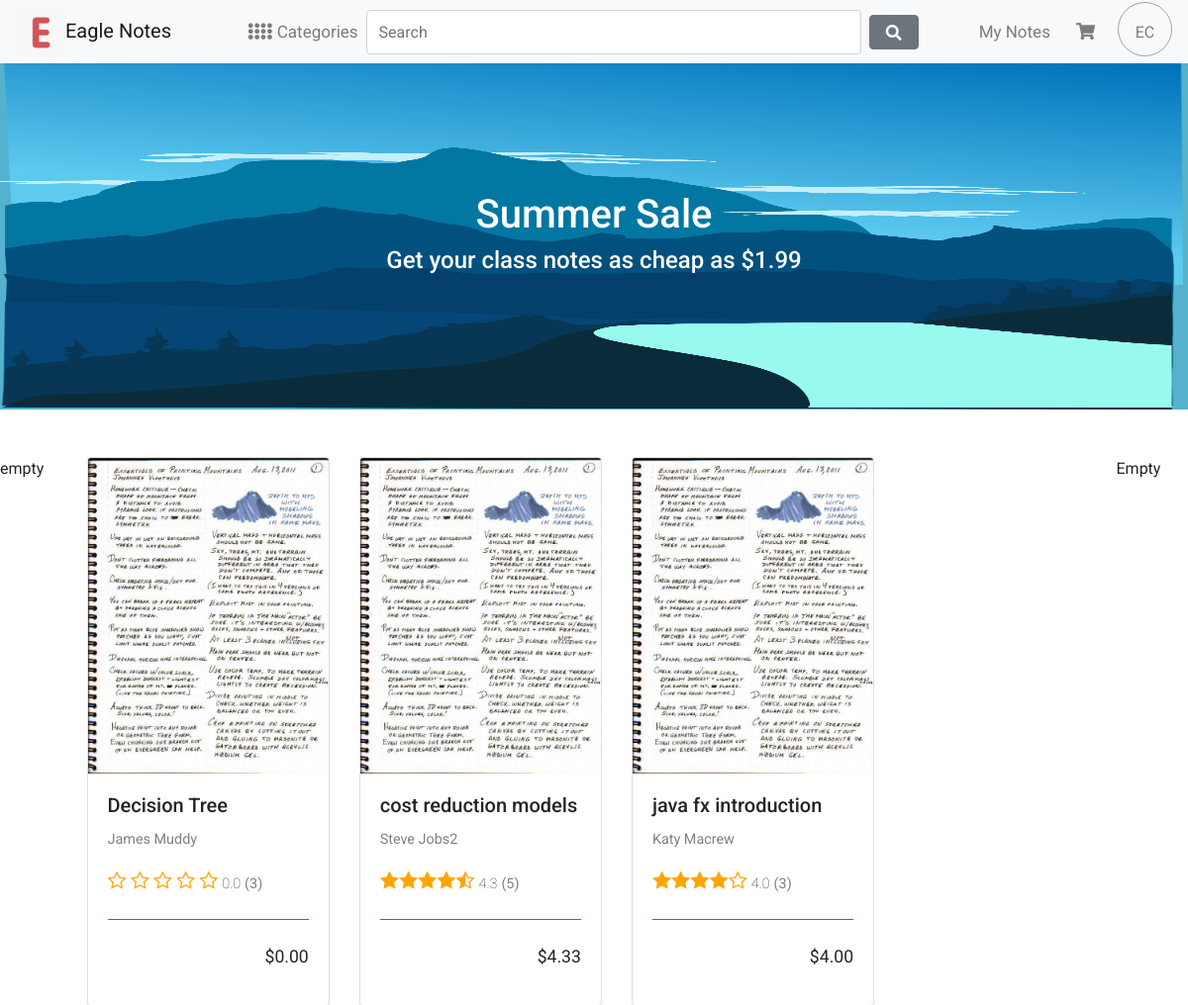
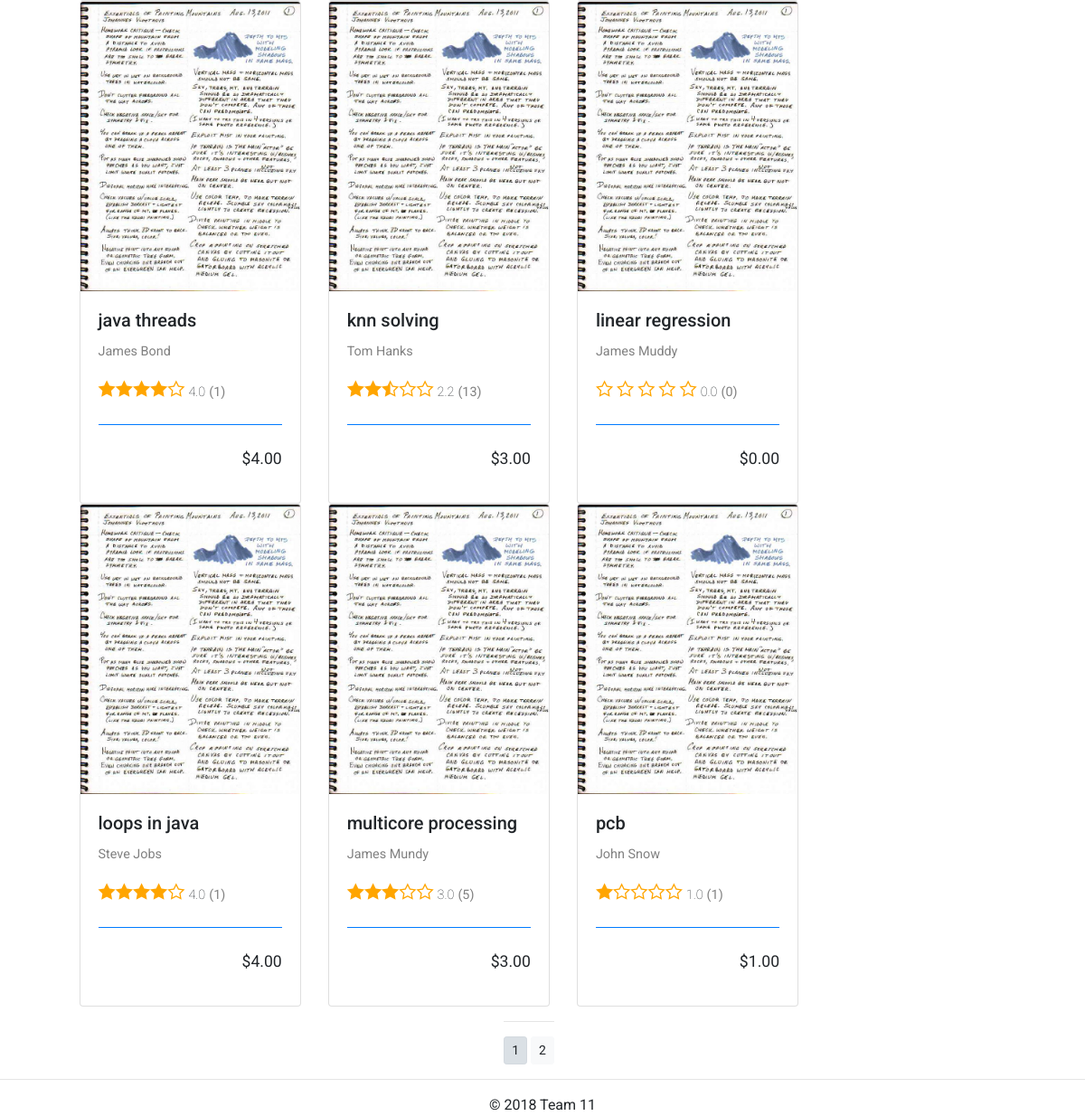
The page / on the database its author committed (2 pictures, top to bottom).
### market/models.py (models this page shows, shortened)
class Notes(models.Model):
    note_name = models.CharField(max_length=60, unique = True)
    slug = models.SlugField(max_length=80,unique= True)
    note_summary = models.TextField(blank=True)
    category = models.ForeignKey(Category, on_delete=models.CASCADE)
    note_price = models.DecimalField(max_digits =10, decimal_places = 2)
    note_snippet = models.ImageField(upload_to = 'Notes', blank = True)
    note_image1 = models.ImageField(upload_to = 'Notes', blank = True)
    note_image2 = models.ImageField(upload_to = 'Notes', blank = True)
    note_image3 = models.ImageField(upload_to = 'Notes', blank = True)
    note_date_created = models.DateTimeField(auto_now_add=True)
    note_updated= models.DateTimeField(auto_now= True)
    note_times_purchased = models.IntegerField(default=0)
    ratings = models.DecimalField(max_digits =3, decimal_places = 1)
    note_uploader_user = models.CharField(max_length=60)
    def get_preview_url(self):
        return reverse('market:preview_note', args=[self.category.slug, self.slug, 1])
    def get_complete_star(self):
        star_html = generate_star_html(self.ratings)
        c = Context({"my_name": "Adrian"})
        return Template(star_html).render(c)
    class Meta:
        ordering = ('note_name',)
        verbose_name = 'note'
        verbose_name_plural = 'notes'

### market/views.py (the view)
# urls.py: path('', views.notes_that_match_category, name = 'market_homepage'),
def notes_that_match_category(request, category_slug = None):
    category = None
    notes_list = None
    if category_slug!= None:
        category  = get_object_or_404(Category, cat_slug = category_slug)
        notes_list = Notes.objects.filter(note_category = category)#get notes that match a specific category
    else:
        notes_list = Notes.objects.all() #get all notes
    paginator = Paginator(notes_list, 9)
    print('paginator is ', paginator)
    try:
        page = int(request.GET.get('page','1'))
    except:
        page = 1
    try:
        notes = paginator.page(page)
        print(notes)
    except (EmptyPage, InvalidPage):
        notes = paginator.page(paginator.num_pages)
    return render(request, os.path.join('market', 'market.html'), {'market':'market', 'category':category, 'notes':notes, 'random_list': [[1,2,3], [4,5,6], [7,8,9]]})

### market/templates/market/market.html (shortened to what this page needs)
{% extends 'base.html' %}
{% load staticfiles%}
{%block content%}
<div class="row container_custom" style="max-height:350px; background-color:#54B2CE;" >
  <img src="{% static 'images/ss3.png'%}" class="img-fluid" alt="Flash Sale" style="max-height:350px; width:100%; margin-left:-20px;">
  <div class="centered">
    <h1>Summer Sale</h1>
    <h4>Get your class notes as cheap as $1.99</h4>
  </div>
</div>
<br>
<br>
<div class="row">
  <div class="col-1">
empty
  </div>
  <div class="col-10">
      <div class="row">
        {% for note in notes.object_list%}
        {% if forloop.first %}
         <div class="card-deck">
        {%endif%}
        {% if forloop.counter|divisibleby:3 %}
        <div class="card" style="">
          <a href="{{note.get_preview_url}}"><img class="card-img-top" src="{{note.note_snippet.url}}" alt="Card image cap" style="max-height:320px;"></a>
          <div class="card-body">
            <h5 class="card-title">{{note.note_name}}</h5>
           <p class="smaller_lighter">{{note.note_uploader_user}}</p>
           <div >
             {{note.get_complete_star}}
              <span class = "rating_info rating_number">{{note.ratings}}</span>
              <span class = "rating_info smaller_lighter">({{ note.note_times_purchased }})</span>
            </div>
            <br>
            <div class="card-footer bg-transparent border-primary width:100%;">
            </div>
            <p style=" float:right;font-size:1.1em;">${{note.note_price}}</p>
          </div>
        </div>
          </div>
          <br>
          <br>
           <div class="card-deck">
           {%else%}
           <div class="card" style="">
             <a href="{{note.get_preview_url}}"><img class="card-img-top" src="{{note.note_snippet.url}}" alt="Card image cap" style="max-height:320px;"></a>
             <div class="card-body">
               <h5 class="card-title">{{note.note_name}}</h5>
              <p class="smaller_lighter">{{note.note_uploader_user}}</p>
              <div >
                {{note.get_complete_star}}
                 <span class = "rating_info rating_number">{{note.ratings}}</span>
                 <span class = "rating_info smaller_lighter">({{ note.note_times_purchased }})</span>
               </div>
               <br>
               <div class="card-footer bg-transparent border-primary width:100%;">
             </div>
               <p style=" float:right;font-size:1.1em;">${{note.note_price}}</p>
             </div>
           </div>
           {%endif%}
        {%endfor%}
      </div>
      <div class="row" style="width:100%;">
        <div class="mx-auto">
          {% if notes.paginator.num_pages > 1%}
            <hr>
            <div class="text-center">
              {% for pg in notes.paginator.page_range%}
                <a href="?page={{pg}}" class = "btn btn-light btn-sm {% if notes.number == pg%} active {% endif %}">{{pg}}</a>
              {%endfor%}
            </div>
          {% endif%}
        </div>
      </div>
  </div>
    <div class="col-1">
      Empty
    </div>
  </div>
  {% endblock%}

### ntc/static/css/custom.css (style rules this page uses)
body { font-family: 'Roboto', sans-serif; }
.container_custom { position: relative; text-align: center; color: white; }
.centered { position: absolute; top: 50%; left: 50%; transform: translate(-50%, -50%); }

### ntc/static/css/ratings.css (style rules this page uses)
.rating { font-family:sans-serif; font-size:x-large; font-family:star-rating; color:orange; }

### ntc/static/css/market.css (style rules this page uses)
.smaller_lighter { color:#808080; font-size: .9em; }
.rating_info { font-size: .9em; }
.rating_number { font-weight: lighter; }

### rows shown on the page
Notes: note_snippet (picture), note_name "Decision Tree", note_uploader_user "James Muddy", get_complete_star "○ ○ ○ ○ ○", ratings "0.0", note_times_purchased "3", note_price "0.00"
Notes: note_snippet (picture), note_name "cost reduction models", note_uploader_user "Steve Jobs2", get_complete_star "● ● ● ● ◐", ratings "4.3", note_times_purchased "5", note_price "4.33"
Notes: note_snippet (picture), note_name "java fx introduction", note_uploader_user "Katy Macrew", get_complete_star "● ● ● ● ○", ratings "4.0", note_times_purchased "3", note_price "4.00"
Notes: note_snippet (picture), note_name "java threads", note_uploader_user "James Bond", get_complete_star "● ● ● ● ○", ratings "4.0", note_times_purchased "1", note_price "4.00"
Notes: note_snippet (picture), note_name "knn solving", note_uploader_user "Tom Hanks", get_complete_star "● ● ◐ ○ ○", ratings "2.2", note_times_purchased "13", note_price "3.00"
Notes: note_snippet (picture), note_name "linear regression", note_uploader_user "James Muddy", get_complete_star "○ ○ ○ ○ ○", ratings "0.0", note_times_purchased "0", note_price "0.00"
Notes: note_snippet (picture), note_name "loops in java", note_uploader_user "Steve Jobs", get_complete_star "● ● ● ● ○", ratings "4.0", note_times_purchased "1", note_price "4.00"
Notes: note_snippet (picture), note_name "multicore processing", note_uploader_user "James Mundy", get_complete_star "● ● ● ○ ○", ratings "3.0", note_times_purchased "5", note_price "3.00"
Notes: note_snippet (picture), note_name "pcb", note_uploader_user "John Snow", get_complete_star "● ○ ○ ○ ○", ratings "1.0", note_times_purchased "1", note_price "1.00"

### other values the page prints
{{ pg }} "1" "2"
